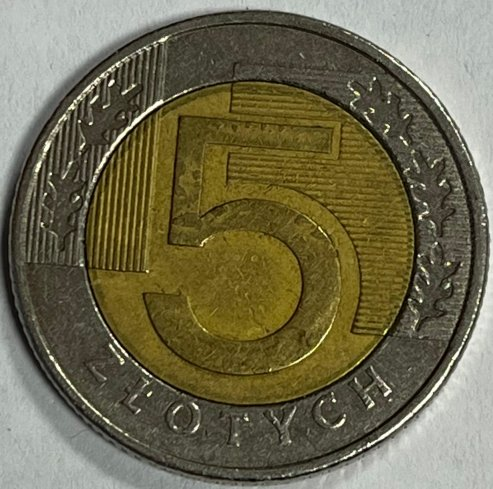
#> input picture modules/coin_patterns/1.jpg, 493 x 489 px; its folder holds only this picture in this run
$ python -i coin_finder.py   (imports and definitions only)
#> lines starting #> are read from the running program, lines starting #| are printed output that depends on the picture
#> further down, picture is the input picture: shape (489, 493, 3); mean B, G, R 78.1, 105.4, 110.7
import cv2
from os import path
import numpy as np
import glob
import matplotlib.pyplot as plt


def find_coin(image, show=False):
#> called with show = False
    dirname = path.dirname(__file__)
    coin_patterns_dir = path.join(dirname, "coin_patterns" , "*.jpg")

    gray = cv2.cvtColor(image, cv2.COLOR_BGR2GRAY)
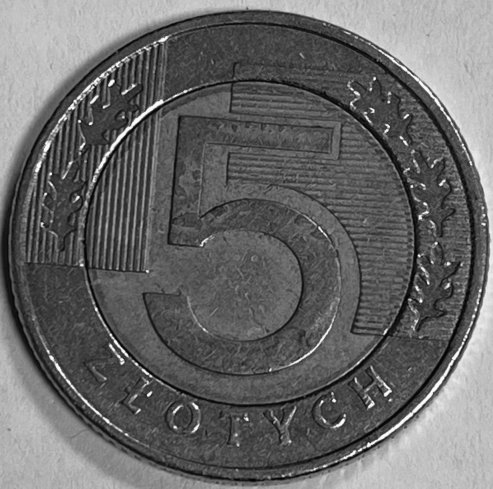
#> gray: shape (489, 493); min 1, max 254, mean 103.9
    gray_blurred = cv2.GaussianBlur(gray, (15, 15), 0)
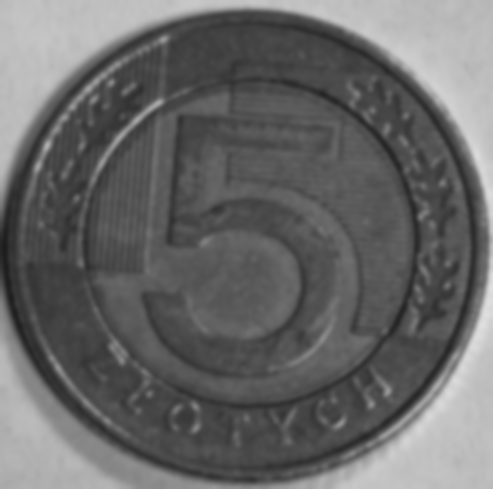
#> gray_blurred: shape (489, 493); min 29, max 223, mean 103.9

    circles = cv2.HoughCircles(
        gray_blurred,
        cv2.HOUGH_GRADIENT_ALT,
        dp=1.0,
        minDist=300,
        param1=200,
        param2=0.9,
        minRadius=50,
        maxRadius=200
    )
#> circles = None

    if circles is not None:
        circles = np.uint16(np.around(circles))

        patterns = []
        for pattern_path in glob.glob(coin_patterns_dir):
            img = cv2.imread(pattern_path, cv2.IMREAD_GRAYSCALE)
            orb = cv2.ORB_create()
            keypoints, descriptors = orb.detectAndCompute(img, None)
            patterns.append((img, keypoints, descriptors))

        for circle in circles[0, :]:
            x, y, r = circle
            circle_roi = image[y-r:y+r, x-r:x+r]

            # Wykrywanie punktów charakterystycznych
            orb = cv2.ORB_create()
            keypoints, descriptors = orb.detectAndCompute(circle_roi, None)

            best_matches = 0
            for pattern_img, kp_pattern, des_pattern in patterns:

                bf = cv2.BFMatcher(cv2.NORM_HAMMING, crossCheck=True)
                matches = bf.match(des_pattern, descriptors)
                matches = sorted(matches, key=lambda x: x.distance)

                if len(matches) > best_matches:
                    best_matches = len(matches)

            if best_matches > 60:
                if show:
                    plt.imshow(cv2.cvtColor(circle_roi , cv2.COLOR_BGR2RGB))
                return (x,y,r)
                # cv2.circle(image, (x, y), r, (0, 255, 0), 2)

    return (0,0,0)

    imgS = cv2.resize(image,(600,800))
    cv2.imshow("Result", imgS)
    cv2.waitKey(0)
    cv2.destroyAllWindows()

>>> import cv2
>>> picture = cv2.imread('coin_patterns/1.jpg')
>>> result = find_coin(picture)
#> result = (0, 0, 0)
